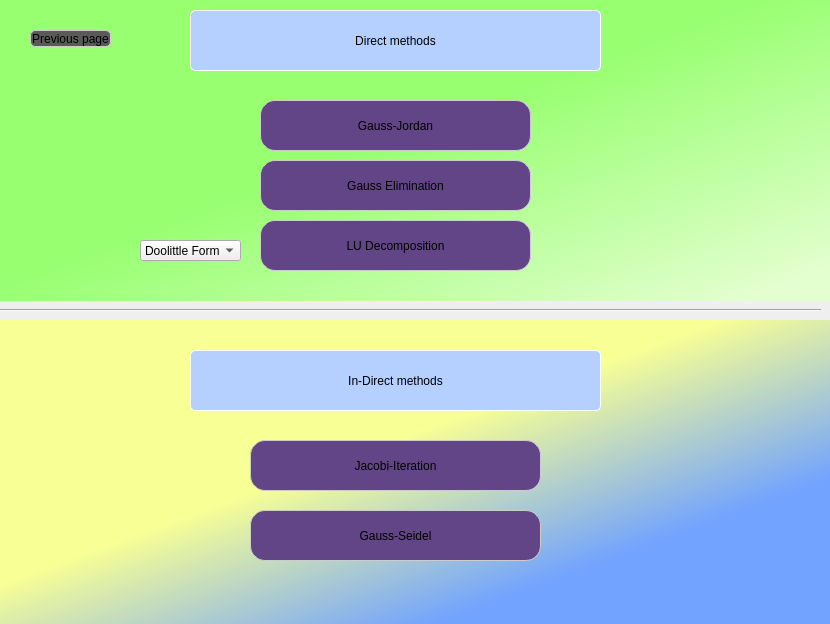
<?xml version="1.0" encoding="UTF-8"?>
<ui version="4.0">
 <class>linearOptions</class>
 <widget class="QDialog" name="linearOptions">
  <property name="geometry">
   <rect>
    <x>0</x>
    <y>0</y>
    <width>830</width>
    <height>624</height>
   </rect>
  </property>
  <property name="windowTitle">
   <string>Dialog</string>
  </property>
  <widget class="Line" name="line">
   <property name="geometry">
    <rect>
     <x>-10</x>
     <y>300</y>
     <width>831</width>
     <height>21</height>
    </rect>
   </property>
   <property name="orientation">
    <enum>Qt::Horizontal</enum>
   </property>
  </widget>
  <widget class="QWidget" name="DirectContainer" native="true">
   <property name="geometry">
    <rect>
     <x>0</x>
     <y>0</y>
     <width>831</width>
     <height>301</height>
    </rect>
   </property>
   <property name="styleSheet">
    <string notr="true">#DirectContainer{
background-color: qlineargradient(spread:pad, x1:0, y1:0, x2:1, y2:0.954545, stop:0.471591 rgba(151, 255, 112, 255), stop:0.965909 rgba(227, 255, 207, 255));
}</string>
   </property>
   <widget class="QLabel" name="directLabel">
    <property name="geometry">
     <rect>
      <x>190</x>
      <y>10</y>
      <width>411</width>
      <height>61</height>
     </rect>
    </property>
    <property name="styleSheet">
     <string notr="true">border: 1.3px solid rgb(255, 255, 255); 
font: 30pt &quot;Arial&quot;;
background-color:rgb(181, 207, 255);
border-radius:5px;
</string>
    </property>
    <property name="text">
     <string>Direct methods</string>
    </property>
    <property name="alignment">
     <set>Qt::AlignCenter</set>
    </property>
   </widget>
   <widget class="QPushButton" name="GaussEliminationButton">
    <property name="geometry">
     <rect>
      <x>260</x>
      <y>160</y>
      <width>271</width>
      <height>51</height>
     </rect>
    </property>
    <property name="cursor">
     <cursorShape>PointingHandCursor</cursorShape>
    </property>
    <property name="styleSheet">
     <string notr="true">#GaussEliminationButton{
	border: 1.3px solid #ccc;
	border-radius:15px; 
	background-color:#624587;
	font: 15pt &quot;MS Shell Dlg 2&quot;;
}

#GaussEliminationButton:hover{
	background-color:#584082;
}
</string>
    </property>
    <property name="text">
     <string>Gauss Elimination</string>
    </property>
   </widget>
   <widget class="QPushButton" name="GaussJordanButton">
    <property name="geometry">
     <rect>
      <x>260</x>
      <y>100</y>
      <width>271</width>
      <height>51</height>
     </rect>
    </property>
    <property name="cursor">
     <cursorShape>PointingHandCursor</cursorShape>
    </property>
    <property name="styleSheet">
     <string notr="true">#GaussJordanButton{
	border: 1.3px solid #ccc;
	border-radius:15px; 
	background-color:#624587;
	font: 15pt &quot;MS Shell Dlg 2&quot;;
}

#GaussJordanButton:hover{
	background-color:#584082;
}
</string>
    </property>
    <property name="text">
     <string>Gauss-Jordan</string>
    </property>
   </widget>
   <widget class="QComboBox" name="LUcomboBox">
    <property name="geometry">
     <rect>
      <x>140</x>
      <y>240</y>
      <width>101</width>
      <height>21</height>
     </rect>
    </property>
    <property name="cursor">
     <cursorShape>PointingHandCursor</cursorShape>
    </property>
    <property name="styleSheet">
     <string notr="true">#LUcomboBox {
  transform: translate(-50%, -50%);
}
#LUcomboBox select {
  background-color: #0563af;
  color: black;
  padding: 12px;
  width: 250px;
  border: none;
  font-size: 15px;
  box-shadow: 0 5px 25px rgba(0, 0, 0, 0.2);
  -webkit-appearance: button;
  appearance: button;
  outline: none;
}

#LUcomboBox::before {
  content: &quot;\f13a&quot;;
  font-family: FontAwesome;
  position: absolute;
  top: 0;
  right: 0;
  width: 20%;
  height: 100%;
  text-align: center;
  font-size: 28px;
  line-height: 45px;
  color: black;
  background-color: rgba(255, 255, 255);
  pointer-events: none;
}

#LUcomboBox:hover::before {
  color: black;
  background-color: rgba(255, 255, 255,0.5);
}

#LUcomboBox select option {
  padding: 30px;
}</string>
    </property>
    <property name="sizeAdjustPolicy">
     <enum>QComboBox::AdjustToContentsOnFirstShow</enum>
    </property>
    <item>
     <property name="text">
      <string>Doolittle Form</string>
     </property>
    </item>
    <item>
     <property name="text">
      <string>Crout Form</string>
     </property>
    </item>
    <item>
     <property name="text">
      <string>Cholesky Form</string>
     </property>
    </item>
   </widget>
   <widget class="QPushButton" name="LUButton">
    <property name="geometry">
     <rect>
      <x>260</x>
      <y>220</y>
      <width>271</width>
      <height>51</height>
     </rect>
    </property>
    <property name="cursor">
     <cursorShape>PointingHandCursor</cursorShape>
    </property>
    <property name="styleSheet">
     <string notr="true">#LUButton{
	border: 1.3px solid #ccc;
	border-radius:15px; 
	background-color:#624587;
	font: 15pt &quot;MS Shell Dlg 2&quot;;
}

#LUButton:hover{
	background-color:#584082;
}
</string>
    </property>
    <property name="text">
     <string>LU Decomposition</string>
    </property>
   </widget>
   <widget class="QPushButton" name="previousButton">
    <property name="geometry">
     <rect>
      <x>30</x>
      <y>30</y>
      <width>81</width>
      <height>17</height>
     </rect>
    </property>
    <property name="cursor">
     <cursorShape>PointingHandCursor</cursorShape>
    </property>
    <property name="styleSheet">
     <string notr="true">#previousButton{
	border: 1.3px solid #ccc;
	border-radius:5px; 
	font: 9pt &quot;MS Shell Dlg 2&quot;;
	
	background-color: rgb(90, 90, 90);
}

#previousButton:hover{
	background-color:#584082;
}
</string>
    </property>
    <property name="text">
     <string>Previous page</string>
    </property>
    <property name="icon">
     <iconset>
      <normaloff>../pictures/backArrow.png</normaloff>../pictures/backArrow.png</iconset>
    </property>
   </widget>
  </widget>
  <widget class="QWidget" name="widget" native="true">
   <property name="geometry">
    <rect>
     <x>0</x>
     <y>320</y>
     <width>831</width>
     <height>321</height>
    </rect>
   </property>
   <property name="styleSheet">
    <string notr="true">background-color: qlineargradient(spread:pad, x1:0, y1:0, x2:0.778409, y2:0.818, stop:0.528409 rgba(247, 255, 149, 255), stop:0.926136 rgba(114, 163, 255, 255));</string>
   </property>
   <widget class="QPushButton" name="JacobiButton">
    <property name="geometry">
     <rect>
      <x>250</x>
      <y>120</y>
      <width>291</width>
      <height>51</height>
     </rect>
    </property>
    <property name="cursor">
     <cursorShape>PointingHandCursor</cursorShape>
    </property>
    <property name="styleSheet">
     <string notr="true">#JacobiButton{
	border: 1.3px solid #ccc;
	border-radius:15px; 
	background-color:#624587;
	font: 15pt &quot;MS Shell Dlg 2&quot;;
}

#JacobiButton:hover{
	background-color:#584082;
}
</string>
    </property>
    <property name="text">
     <string>Jacobi-Iteration</string>
    </property>
   </widget>
   <widget class="QPushButton" name="SeidelButton">
    <property name="geometry">
     <rect>
      <x>250</x>
      <y>190</y>
      <width>291</width>
      <height>51</height>
     </rect>
    </property>
    <property name="cursor">
     <cursorShape>PointingHandCursor</cursorShape>
    </property>
    <property name="styleSheet">
     <string notr="true">#SeidelButton{
	border: 1.3px solid #ccc;
	border-radius:15px; 
	background-color:#624587;
	font: 15pt &quot;MS Shell Dlg 2&quot;;
}

#SeidelButton:hover{
	background-color:#584082;
}
</string>
    </property>
    <property name="text">
     <string>Gauss-Seidel</string>
    </property>
   </widget>
   <widget class="QLabel" name="label_3">
    <property name="geometry">
     <rect>
      <x>190</x>
      <y>30</y>
      <width>411</width>
      <height>61</height>
     </rect>
    </property>
    <property name="styleSheet">
     <string notr="true">border: 1.3px solid rgb(255, 255, 255); 
font: 30pt &quot;Arial&quot;;
background-color:rgb(181, 207, 255);
border-radius:5px</string>
    </property>
    <property name="text">
     <string>In-Direct methods</string>
    </property>
    <property name="alignment">
     <set>Qt::AlignCenter</set>
    </property>
   </widget>
  </widget>
 </widget>
 <resources/>
 <connections/>
</ui>
